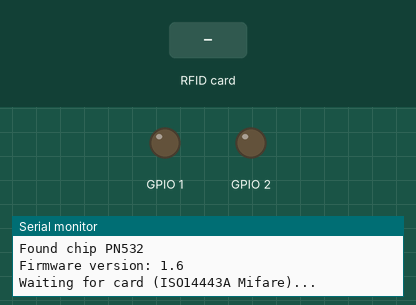
The sketch below on a simulated ESP32. Shown: output pins drawn as LEDs (lit = HIGH), the last lines printed to the serial monitor. The test bench sets the inputs (shaded band).

Above: at 1.2 s.
1.3 s: RFID card 5E 7A 19 C4 held to the reader
At 2.0 s:
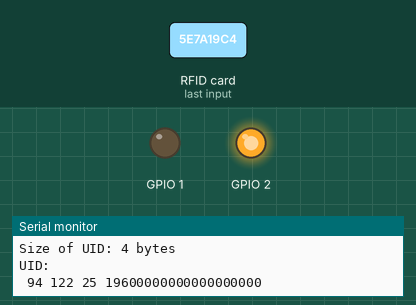
Timing chart, 0 to 4.3 s (numbered marks = the images above; inputs shaded):
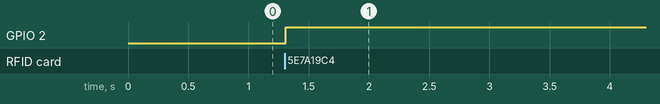

Measured:
- after the input at 1.3 s, GPIO 2: LOW → HIGH at once

The sketch:

nfc.ino
```cpp
// esp32-wroom-32 devkit v1 default pins
//       SCL D22
//       SDA D21

// Define the interface type
// #if 0
// #include <SPI.h>
// #include <PN532_SPI.h>
// #include "PN532.h"
// PN532_SPI pn532spi(SPI, 10);
// PN532 nfc(pn532spi);

// #elif 0
// #include <PN532_HSU.h>
// #include <PN532.h>
// PN532_HSU pn532hsu(Serial1);
// PN532 nfc(pn532hsu);

// #else
#include <Wire.h>
#include <PN532_I2C.h>
#include <PN532.h>
#include <NfcAdapter.h>

PN532_I2C pn532i2c(Wire);
PN532 nfc(pn532i2c);
// #endif

volatile bool connected = false;

void setup(void)
{

  pinMode(2, OUTPUT);
  pinMode(1, OUTPUT);
  Serial.begin(115200);
  Wire.begin(48, 47);
  Serial.println("*** Testing Module PN532 NFC RFID ***");
  // char id_now[][20] = {""}
  char all_id[20] = "0x23 0xE2 0x2 0x13";
  char now_id[20] ;
}

void loop()
{
  //digitalWrite(2,HIGH);
  boolean success;
  // Buffer to store the UID
  uint8_t uid[] = { 0, 0, 0, 0};
  // UID size (4 or 7 bytes depending on card type)
  uint8_t uidLength;

  while (!connected) {
    connected = connect();
  }

  // Wait for an ISO14443A type cards (Mifare, etc.).  When one is found
  // 'uid' will be populated with the UID, and uidLength will indicate
  // if the uid is 4 bytes (Mifare Classic) or 7 bytes (Mifare Ultralight)
  success = nfc.readPassiveTargetID(PN532_MIFARE_ISO14443A, &uid[0], &uidLength);
  Serial.println(success);

  // If the card is detected, print the UID
  if (success)
  {
    Serial.println("Card Detected");
    Serial.print("Size of UID: "); Serial.print(uidLength, DEC);
    Serial.println(" bytes");
    Serial.print("UID: ");
    // digitalWrite(2,HIGH);
    Serial.println("");
    for (uint8_t i = 0; i < uidLength; i++)
    {
      Serial.print(" "); Serial.print(uid[i]);
    }
    if (check_id(uid)){
      digitalWrite(1,HIGH);
      digitalWrite(2,LOW);
      Serial.println("111111111111111111111");

    }
    else{
      digitalWrite(2,HIGH);
      digitalWrite(1,LOW);
      Serial.println("00000000000000000");

    }
    Serial.println("");
    Serial.println("");

    delay(1000);
    connected = connect();
  }
  else
  {
    // digitalWrite(2,LOW);
    // PN532 probably timed out waiting for a card
    // Serial.println("Timed out waiting for a card");
  }
}

bool connect() {

  nfc.begin();

  // Connected, show version
  uint32_t versiondata = nfc.getFirmwareVersion();
  if (! versiondata)
  {
    Serial.println("PN53x card not found!");
    return false;
  }

  //port
  Serial.print("Found chip PN5"); Serial.println((versiondata >> 24) & 0xFF, HEX);
  Serial.print("Firmware version: "); Serial.print((versiondata >> 16) & 0xFF, DEC);
  Serial.print('.'); Serial.println((versiondata >> 8) & 0xFF, DEC);

  // Set the max number of retry attempts to read from a card
  // This prevents us from waiting forever for a card, which is
  // the default behaviour of the PN532.
  nfc.setPassiveActivationRetries(0xFF);

  // configure board to read RFID tags
  nfc.SAMConfig();

  Serial.println("Waiting for card (ISO14443A Mifare)...");
  Serial.println("");

  return true;
}
bool check_id(uint8_t now[]){
  uint8_t id_list[2][4]={{35 ,226 ,2 ,19},{179,90,89,252}};
  bool ans = 0 ;
  for (uint8_t i = 0 ; i<2;i++)
  {
    for (uint8_t j = 0 ; j<4;i++){
      if (now[j] != id_list[i][j]){
        break;
      }
      ans = 1;

    }
    if (ans){
      return true ;
    }

  }
  return false ;
}
```
